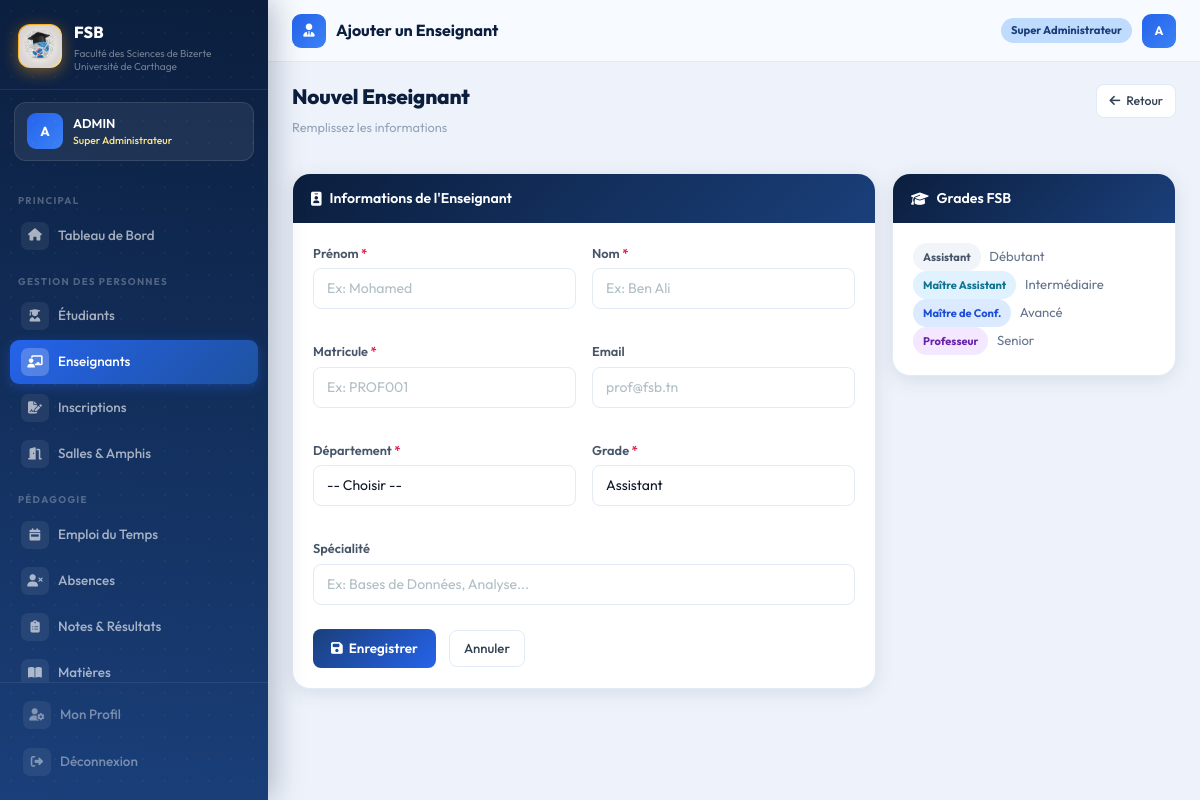
Page /dashboard/enseignants/ajouter/ (signed in) on the committed database.
### accounts/models.py (models this page shows, shortened)
class CustomUser(AbstractUser):
    ROLE_CHOICES = [
        ('super_admin',  'Super Administrateur'),
        ('admin',        'Administrateur'),
        ('scolarite',    'Agent Scolarité'),
        ('chef_dept',    'Chef de Département'),
        ('doyen',        'Doyen / Vice-Doyen'),
    ]
    role = models.CharField(
        max_length=20,
        choices=ROLE_CHOICES,
        default='scolarite'
    )
    telephone = models.CharField(max_length=20, blank=True)
    departement = models.CharField(max_length=50, blank=True)

### administration/views.py (the view, shortened to what this page needs)
@login_required
def ajouter_enseignant(request):
    return render(request, 'administration/enseignants/ajouter.html', {
        'departements': Departement.objects.all(),
        'grades':       Enseignant.GRADE_CHOICES,
    })

### administration/models.py (called while the page is built)
    def __str__(self):
        return self.get_nom_display()

### templates/administration/enseignants/ajouter.html (shortened to what this page needs)
{% extends 'base.html' %}
{% block page_icon %}<i class="fas fa-user-tie"></i>{% endblock %}
{% block page_title %}Ajouter un Enseignant{% endblock %}
{% block content %}
<div class="page-header">
  <div><h1>Nouvel Enseignant</h1><p class="sub">Remplissez les informations</p></div>
  <a href="{% url 'administration:liste_enseignants' %}" class="btn-ghost-fsb btn-sm">
    <i class="fas fa-arrow-left"></i> Retour
  </a>
</div>
<div class="row g-3">
  <div class="col-lg-8">
    <div class="card-fsb fu">
      <div class="card-fsb-header">
        <div class="header-left"><i class="fas fa-id-badge"></i> Informations de l'Enseignant</div>
      </div>
      <div class="card-fsb-body">
        <form method="post">
          <div class="row g-3">
            <div class="col-md-6 form-group">
              <label class="form-label">Prénom <span style="color:#e11d48">*</span></label>
              <input type="text" name="prenom" class="form-control" placeholder="Ex: Mohamed" required>
            </div>
            <div class="col-md-6 form-group">
              <label class="form-label">Nom <span style="color:#e11d48">*</span></label>
              <input type="text" name="nom" class="form-control" placeholder="Ex: Ben Ali" required>
            </div>
            <div class="col-md-6 form-group">
              <label class="form-label">Matricule <span style="color:#e11d48">*</span></label>
              <input type="text" name="matricule" class="form-control" placeholder="Ex: PROF001" required>
            </div>
            <div class="col-md-6 form-group">
              <label class="form-label">Email</label>
              <input type="email" name="email" class="form-control" placeholder="prof@fsb.tn">
            </div>
            <div class="col-md-6 form-group">
              <label class="form-label">Département <span style="color:#e11d48">*</span></label>
              <select name="departement" class="form-select" required>
                <option value="">-- Choisir --</option>
              </select>
            </div>
            <div class="col-md-6 form-group">
              <label class="form-label">Grade <span style="color:#e11d48">*</span></label>
              <select name="grade" class="form-select" required>
                {% for g in grades %}
                <option value="{{ g.0 }}">{{ g.1 }}</option>
                {% endfor %}
              </select>
            </div>
            <div class="col-12 form-group">
              <label class="form-label">Spécialité</label>
              <input type="text" name="specialite" class="form-control" placeholder="Ex: Bases de Données, Analyse...">
            </div>
            <div class="col-12" style="margin-top:8px">
              <button type="submit" class="btn-primary-fsb">
                <i class="fas fa-save"></i> Enregistrer
              </button>
              <a href="{% url 'administration:liste_enseignants' %}" class="btn-ghost-fsb" style="margin-left:10px">
                Annuler
              </a>
            </div>
          </div>
        </form>
      </div>
    </div>
  </div>
  <div class="col-lg-4">
    <div class="card-fsb fu fu2">
      <div class="card-fsb-header">
        <div class="header-left"><i class="fas fa-graduation-cap"></i> Grades FSB</div>
      </div>
      <div class="card-fsb-body">
        <div style="font-size:0.82rem;color:#64748b;line-height:2">
          <div><span class="badge-pill b-gray" style="margin-right:6px">Assistant</span> Débutant</div>
          <div><span class="badge-pill b-cyan" style="margin-right:6px">Maître Assistant</span> Intermédiaire</div>
          <div><span class="badge-pill b-blue" style="margin-right:6px">Maître de Conf.</span> Avancé</div>
          <div><span class="badge-pill b-purple" style="margin-right:6px">Professeur</span> Senior</div>
        </div>
      </div>
    </div>
  </div>
</div>
{% endblock %}

### templates/base.html (shortened to what this page needs)
<!DOCTYPE html>
<html lang="fr">
<head>
    <link href="https://cdn.jsdelivr.net/npm/bootstrap@5.3.2/dist/css/bootstrap.min.css" rel="stylesheet">
    <link href="https://cdnjs.cloudflare.com/ajax/libs/font-awesome/6.5.0/css/all.min.css" rel="stylesheet">
    {% load static %}
    <link rel="stylesheet" href="{% static 'css/fsb.css' %}">
</head>
<body>
    {% if user.is_authenticated %}
    <aside class="sidebar" id="sidebar">
        <div class="sidebar-brand">
            <div class="brand-logo">
                <img src="{% static 'images/logo-fsb.jpg' %}" alt="Logo FSB" width="42" height="42"
                    style="border-radius: 12px; object-fit: cover;">
            </div>
            <div>
                <div class="brand-name">FSB</div>
                <div class="brand-desc">Faculté des Sciences de Bizerte<br>Université de Carthage</div>
            </div>
        </div>
        <div class="sidebar-user">
            <div class="user-avatar">{{ user.first_name|first|upper }}{{ user.last_name|first|upper }}</div>
            <div>
                <div class="user-fullname">{{ user.get_full_name|truncatechars:22 }}</div>
                <div class="user-role-badge">{{ user.get_role_display }}</div>
            </div>
        </div>
        <nav class="sidebar-nav">
            <span class="nav-section">Principal</span>
            <a href="{% url 'administration:dashboard' %}"
                class="sidebar-link {% if request.resolver_match.url_name == 'dashboard' %}active{% endif %}">
                <span class="s-icon"><i class="fas fa-home"></i></span>Tableau de Bord
            </a>
            <span class="nav-section">Gestion des Personnes</span>
            <a href="{% url 'administration:liste_etudiants' %}"
                class="sidebar-link {% if 'etudiants' in request.path %}active{% endif %}">
                <span class="s-icon"><i class="fas fa-user-graduate"></i></span>Étudiants
            </a>
            <a href="{% url 'administration:liste_enseignants' %}"
                class="sidebar-link {% if 'enseignants' in request.path %}active{% endif %}">
                <span class="s-icon"><i class="fas fa-chalkboard-teacher"></i></span>Enseignants
            </a>
            <a href="{% url 'administration:inscriptions' %}"
                class="sidebar-link {% if 'inscriptions' in request.path %}active{% endif %}">
                <span class="s-icon"><i class="fas fa-file-signature"></i></span>Inscriptions
            </a>
            <a href="{% url 'administration:salles' %}"
                class="sidebar-link {% if 'salles' in request.path %}active{% endif %}">
                <span class="s-icon"><i class="fas fa-door-open"></i></span>Salles & Amphis
            </a>
            <span class="nav-section">Pédagogie</span>
            <a href="{% url 'pedagogie:emploi_du_temps' %}"
                class="sidebar-link {% if 'emploi' in request.path %}active{% endif %}">
                <span class="s-icon"><i class="fas fa-calendar-week"></i></span>Emploi du Temps
            </a>
            <a href="{% url 'pedagogie:absences' %}"
                class="sidebar-link {% if 'absences' in request.path %}active{% endif %}">
                <span class="s-icon"><i class="fas fa-user-times"></i></span>Absences
            </a>
            <a href="{% url 'pedagogie:notes' %}"
                class="sidebar-link {% if 'notes' in request.path %}active{% endif %}">
                <span class="s-icon"><i class="fas fa-clipboard-list"></i></span>Notes & Résultats
            </a>
            <a href="{% url 'pedagogie:matieres' %}"
                class="sidebar-link {% if 'matieres' in request.path %}active{% endif %}">
                <span class="s-icon"><i class="fas fa-book-open"></i></span>Matières
            </a>
        </nav>
        <div class="sidebar-footer">
            <a href="{% url 'accounts:profile' %}" class="sidebar-link" style="margin-bottom:3px">
                <span class="s-icon"><i class="fas fa-user-cog"></i></span>Mon Profil
            </a>
            <a href="{% url 'accounts:logout' %}" class="sidebar-link danger">
                <span class="s-icon"><i class="fas fa-sign-out-alt"></i></span>Déconnexion
            </a>
        </div>
    </aside>
    <div class="main-wrapper">
        <header class="topbar">
            <div class="topbar-left">
                <div class="topbar-icon">{% block page_icon %}<i class="fas fa-th"></i>{% endblock %}</div>
                <span class="topbar-title">{% block page_title %}Tableau de Bord{% endblock %}</span>
            </div>
            <div class="topbar-right">
                <span class="role-chip">{{ user.get_role_display }}</span>
                <a class="user-avatar"
                    style="width:34px;height:34px;font-size:0.77rem;border-radius:9px;cursor:pointer;display:inline-flex;align-items:center;justify-content:center;text-decoration:none"
                    href="{% url 'accounts:profile' %}">
                    {{ user.first_name|first|upper }}{{ user.last_name|first|upper }}
                </a>
            </div>
        </header>
        <div class="content-area">
            {% block content %}{% endblock %}
        </div>
    </div>
    {% else %}
    {% block full_content %}{% endblock %}
    {% endif %}
    {% load static %}
</body>
</html>

### rows in the picture
CustomUser: first_name|first "A", get_full_name "ADMIN", role "Super Administrateur"

### other values in the picture
form field grade "Assistant"
